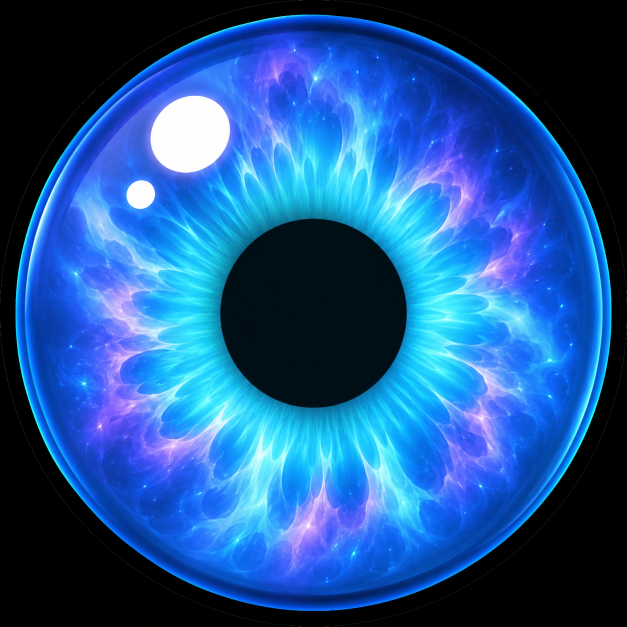
#> input picture eye_pic/neutral_master_gpt.png, 1254 x 1254 px, found by its file name (shown at 1/2 size)
$ python make_eye_mask.py --master eye_pic/neutral_master_gpt.png --preset happy
#> lines starting #> are read from the running program, lines starting #| are printed output that depends on the picture
#!/usr/bin/env python3
"""Generate eyelid masks and composite previews for AI pet eyes (no PS needed).

Mask convention (L mode):
  255 = show iris (open)
  0   = eyelid / blocked

Examples:
  python scripts/make_eye_mask.py
  python scripts/make_eye_mask.py --master eye_pic/neutral_master_gpt.png --preset happy
  python scripts/make_eye_mask.py --preset weary --eye-h 72
"""
from __future__ import annotations

import argparse
import os
import sys

try:
    from PIL import Image, ImageDraw, ImageFilter
except ImportError:
    print("Need Pillow: pip install pillow", file=sys.stderr)
    sys.exit(1)

W = H = 240

# name -> (eye_w, eye_h, cy_offset, blur)
PRESETS = {
    "happy": (200, 92, 6, 2.5),    # squint smile-ish aperture
    "weary": (210, 70, 2, 2.0),    # flat half-lid blank/helpless
    "alert": (195, 150, 0, 2.0),   # large almond-ish open
    "neutral_open": (210, 200, 0, 1.5),  # almost full open (for testing)
}


def square_resize(im: Image.Image, size: int = W) -> Image.Image:
    im = im.convert("RGB")
    w, h = im.size
    side = min(w, h)
    left = (w - side) // 2
    top = (h - side) // 2
    return im.crop((left, top, left + side, top + side)).resize((size, size), Image.Resampling.LANCZOS)


def content_fill(im: Image.Image, pad_frac: float = 0.02, threshold: int = 28) -> Image.Image:
    """Zoom non-black content to fill canvas (same idea as convert_eye_pic)."""
    im = square_resize(im, max(im.size))
    w, h = im.size
    px = im.load()
    minx, miny, maxx, maxy = w, h, -1, -1
    for y in range(h):
        for x in range(w):
            r, g, b = px[x, y]
            if r + g + b > threshold:
                minx = min(minx, x)
                miny = min(miny, y)
                maxx = max(maxx, x)
                maxy = max(maxy, y)
    if maxx < 0:
        return im.resize((W, H), Image.Resampling.LANCZOS)
    cw, ch = maxx - minx + 1, maxy - miny + 1
    side = max(cw, ch)
    pad = max(1, int(side * pad_frac))
    side = side + pad * 2
    cx = (minx + maxx) // 2
    cy = (miny + maxy) // 2
    half = side // 2
    left = max(0, cx - half)
    top = max(0, cy - half)
    right = min(w, left + side)
    bottom = min(h, top + side)
    side2 = min(right - left, bottom - top)
    im = im.crop((left, top, left + side2, top + side2))
    return im.resize((W, H), Image.Resampling.LANCZOS)


def make_aperture_mask(eye_w: int, eye_h: int, cy_offset: int, blur: float) -> Image.Image:
    """White ellipse = open eye; black = lid."""
    mask = Image.new("L", (W, H), 0)
    draw = ImageDraw.Draw(mask)
    cx, cy = W // 2, H // 2 + cy_offset
    x0 = cx - eye_w // 2
    y0 = cy - eye_h // 2
    x1 = cx + eye_w // 2
    y1 = cy + eye_h // 2
    draw.ellipse([x0, y0, x1, y1], fill=255)
    # For squint presets, slightly widen a second shallower ellipse (union) for softer lids
    if eye_h < 120:
        m2 = Image.new("L", (W, H), 0)
        d2 = ImageDraw.Draw(m2)
        d2.ellipse([x0 - 6, y0 + max(4, eye_h // 10), x1 + 6, y1 - max(2, eye_h // 12)], fill=255)
        a, b = mask.load(), m2.load()
        for y in range(H):
            for x in range(W):
                if b[x, y] > a[x, y]:
                    a[x, y] = b[x, y]
    if blur > 0:
        mask = mask.filter(ImageFilter.GaussianBlur(radius=blur))
    return mask


def apply_mask(master: Image.Image, mask: Image.Image) -> Image.Image:
    master = master.convert("RGB")
    out = Image.new("RGB", (W, H), (0, 0, 0))
    mp, op, msk = master.load(), out.load(), mask.load()
    for y in range(H):
        for x in range(W):
            a = msk[x, y] / 255.0
            r, g, b = mp[x, y]
            op[x, y] = (int(r * a), int(g * a), int(b * a))
    return out


def to_rgb565(im: Image.Image, path: str) -> None:
    import struct

    im = im.convert("RGB")
    data = bytearray()
    for y in range(H):
        for x in range(W):
            r, g, b = im.getpixel((x, y))
            c = ((r & 0xF8) << 8) | ((g & 0xFC) << 3) | (b >> 3)
            data += struct.pack("<H", c)
    with open(path, "wb") as f:
        f.write(data)


def main() -> None:
    root = os.path.abspath(os.path.join(os.path.dirname(__file__), ".."))
    ap = argparse.ArgumentParser(description="Pet eye lid mask + composite")
    ap.add_argument(
        "--master",
        action="append",
        default=None,
        help="Master image path (can repeat). Default: neutral masters under eye_pic/",
    )
    ap.add_argument(
        "--preset",
        choices=list(PRESETS.keys()) + ["all"],
        default="all",
        help="Mask shape preset (default all)",
    )
    ap.add_argument("--eye-w", type=int, default=None)
    ap.add_argument("--eye-h", type=int, default=None)
    ap.add_argument("--cy", type=int, default=None, help="Vertical offset of aperture center")
    ap.add_argument("--blur", type=float, default=None)
    ap.add_argument(
        "--out",
        default=os.path.join(root, "eye_pic", "masks"),
        help="Output directory",
    )
    ap.add_argument("--no-fill", action="store_true", help="Do not auto-zoom master content")
    ap.add_argument("--bin", action="store_true", help="Also write RGB565 .bin for composites")
    args = ap.parse_args()

    masters = args.master
    if not masters:
        candidates = [
            os.path.join(root, "eye_pic", "neutral_master_gpt.png"),
            os.path.join(root, "eye_pic", "neutral_master_grok.jpg"),
            os.path.join(root, "eye_pic", "prompt-1-gpt.png"),
            os.path.join(root, "eye_pic", "prompt_1_grok.jpg"),
        ]
        masters = [p for p in candidates if os.path.isfile(p)]
    if not masters:
        print("No master image found. Pass --master path", file=sys.stderr)
        sys.exit(1)

    presets = list(PRESETS.keys()) if args.preset == "all" else [args.preset]
    os.makedirs(args.out, exist_ok=True)

    for preset in presets:
        eye_w, eye_h, cy_off, blur = PRESETS[preset]
        if args.eye_w is not None:
            eye_w = args.eye_w
        if args.eye_h is not None:
            eye_h = args.eye_h
        if args.cy is not None:
            cy_off = args.cy
        if args.blur is not None:
            blur = args.blur

        mask = make_aperture_mask(eye_w, eye_h, cy_off, blur)
#> in make_aperture_mask, `mask = Image.new("L", (W, H), 0)`: mask: PIL image 240x240 L; every value is 0
#> in make_aperture_mask, `mask = mask.filter(ImageFilter.GaussianBlur(radius=blur))`:
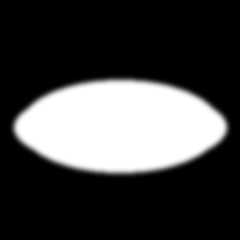
#> mask: PIL image 240x240 L; min 0, max 255, mean 66.5
        mask_path = os.path.join(args.out, f"mask_{preset}_L.png")
        mask.save(mask_path)
        # gray preview of mask alone
        mask.convert("RGB").save(os.path.join(args.out, f"mask_{preset}_preview.png"))
        print(f"mask  {mask_path}  aperture={eye_w}x{eye_h} cy+{cy_off} blur={blur}")

        for mp in masters:
            name = os.path.splitext(os.path.basename(mp))[0]
            raw = Image.open(mp)
#> raw is the input picture: PIL image 1254x1254 RGB; mean R, G, B 31.6, 84.2, 147.3
            base = square_resize(raw) if args.no_fill else content_fill(raw)
#> in content_fill, `return im.resize((W, H), Image.Resampling.LANCZOS)`:
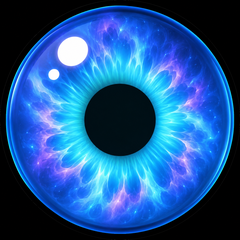
#> returned value: PIL image 240x240 RGB; mean R, G, B 31.6, 84.2, 147.4
            base_path = os.path.join(args.out, f"base240_{name}.png")
            if not os.path.isfile(base_path):
                base.save(base_path)

            comp = apply_mask(base, mask)
#> in apply_mask, `out = Image.new("RGB", (W, H), (0, 0, 0))`: out: PIL image 240x240 RGB; every value is 0
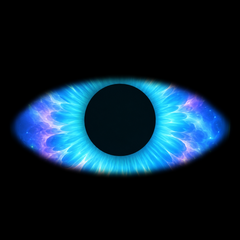
#> comp: PIL image 240x240 RGB; mean R, G, B 10.4, 32.4, 47.2
            out_png = os.path.join(args.out, f"eye_{preset}_{name}.png")
            comp.save(out_png)
            print(f"comp  {out_png}")

            if args.bin:
                out_bin = os.path.join(args.out, f"eye_{preset}_{name}.bin")
                to_rgb565(comp, out_bin)
                print(f"bin   {out_bin}")

    print(f"Done. Outputs in: {args.out}")


if __name__ == "__main__":
    main()
